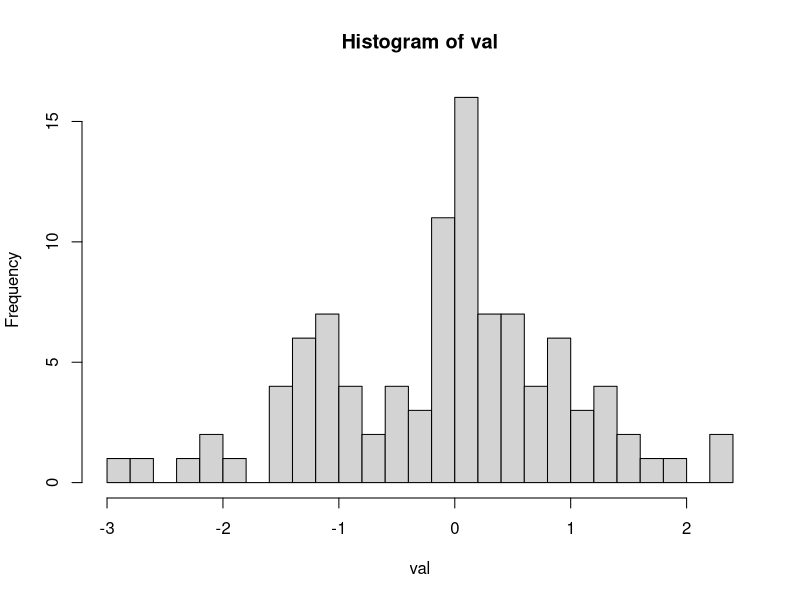
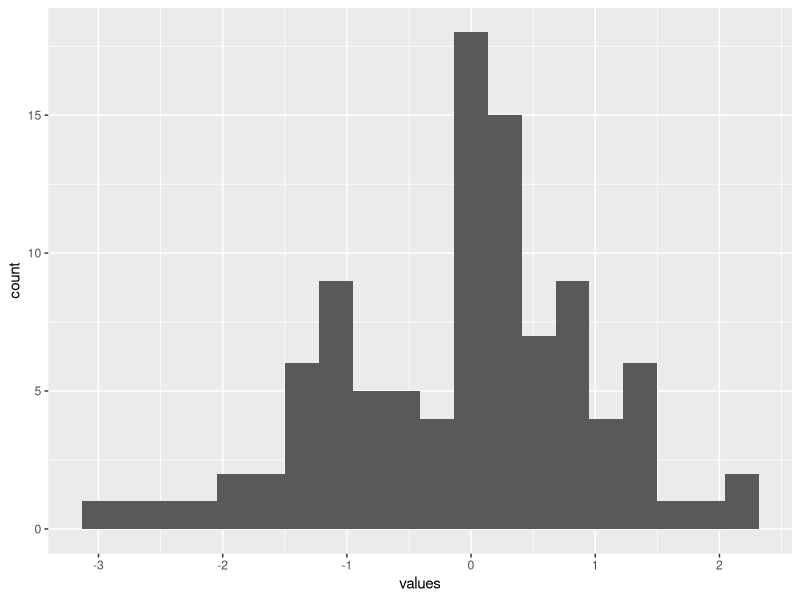
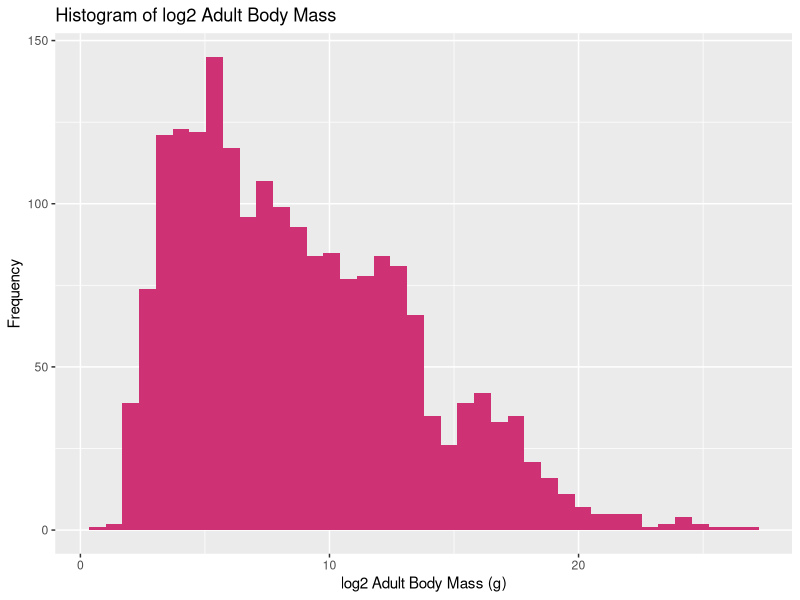
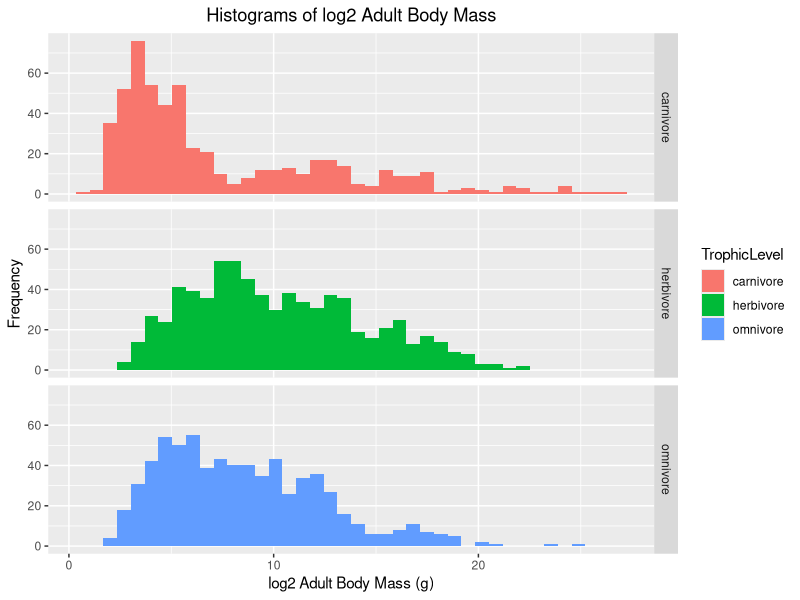
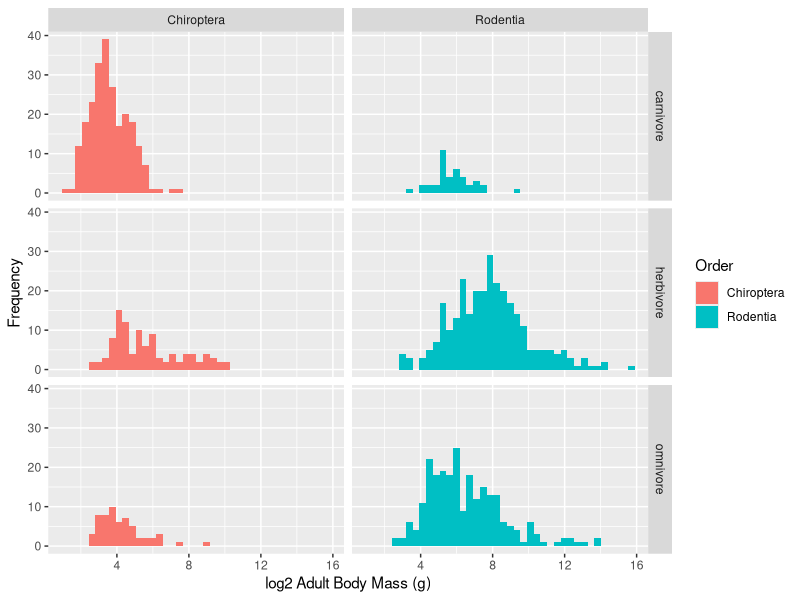
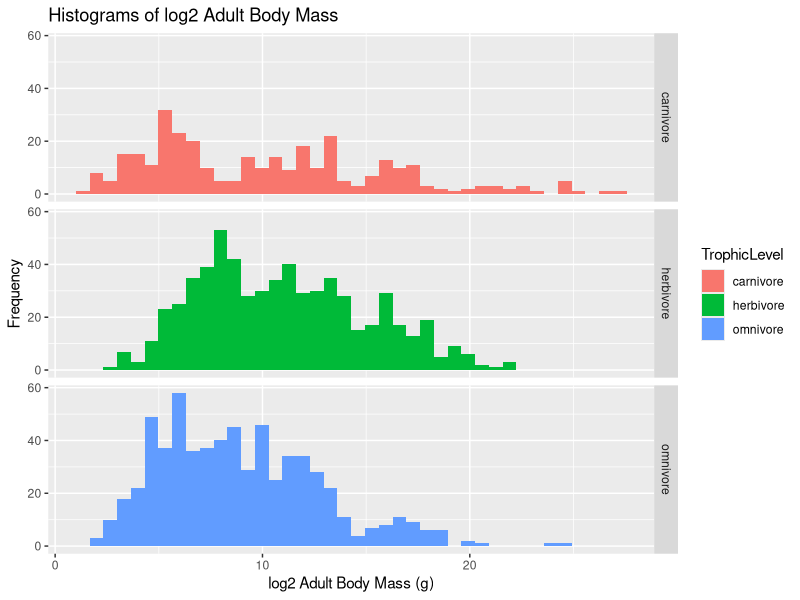

Generate these figures, in order, with R:
## ---- chunk 1
knitr::opts_chunk$set(echo = TRUE)

# Load packages
library(dplyr)    # tidyverse data frame manipulation package
library(tidyr)    # functions to help clean data
library(readxl)   # read excel files
library(ggplot2)  # highly customizable plots
library(broom)    # clean up linear model results
## ---- chunk 2
# Simulates 100 observations from a normal distribution
# and plots a histogram
val <- rnorm(n = 100)
hist(val, breaks = 20) 
## ---- chunk 3
# The ggplot version of the same plot
ggplot(data = tibble(values = val),
       mapping = aes(x = values)) +
geom_histogram(bins = 20)
## ---- chunk 4
# The data is spread across 3 sheets in an excel file. We need to 
# combine these data into one table/data frame.

# na = "NA" tells read_xlsx how missing values appear in the data
# the default is empty cells. Run "?read_xlsx" for more info
sheet1 <- read_xlsx(path = "PanTHERIA.xlsx", sheet = 1, na = "NA")
sheet2 <- read_xlsx(path = "PanTHERIA.xlsx", sheet = 2, na = "NA")
sheet3 <- read_xlsx(path = "PanTHERIA.xlsx", sheet = 3, na = "NA")

# rbind (row-bind) combines data frames by row
pantheria <- rbind(sheet1, sheet2, sheet3)
## ---- chunk 5
# How many rows and columns are there?
nrow(pantheria)
ncol(pantheria)
## ---- chunk 6
# What does the data look like?
head(pantheria)
## ---- chunk 7
# Pipes (|>) work by passing the data in front of the pipe to the first argument
# of the function after it, this prevents a lot of nested function calls and makes
# code easier to read.

pantheria <- pantheria |>     # Passes pantheria as the first argument of select
  select(Order,   
         Family,               # select returns the specified columns
         Genus,                
         Species,
         TrophicLevel,
         AdultBodyMass_g) |>
  drop_na() |>                # Remove any rows that have NAs
  distinct()                   # Remove any duplicate rows
## ---- chunk 8
unique(pantheria$TrophicLevel) # unique elements of a vector
## ---- chunk 9
# mutate allows us to add columns or modify existing ones
pantheria <- pantheria |>
  mutate(TrophicLevel = tolower(TrophicLevel)) # Make column lowercase
## ---- chunk 10
pantheria |>
  group_by(TrophicLevel) |>                            # Group observations by this column
  summarize(Mean = mean(AdultBodyMass_g),               # Summarize will calculate these group wise
            `Standard Deviation` = sd(AdultBodyMass_g), # Quasi quotation lets us add spaces to column names
            Min = min(AdultBodyMass_g),
            Max = max(AdultBodyMass_g)) |>
  ungroup() |>
  arrange(desc(Mean))                                   # Order the data frame by descending mean body mass
## ---- chunk 11
# ggplot2 constructs graphics in layers, each layer is separated by "+"
# x and y values are supplied in aes(), the type of plot is specified using
# the "geom" functions

ggplot(data = pantheria,                             # input data
       mapping =  aes(x = log2(AdultBodyMass_g))) + # log2 transform adult body mass
  geom_histogram(fill = "#CE3274",                   # type of plot
                 bins = 40) + 
  xlab(label = "log2 Adult Body Mass (g)") +        # x label
  ylab(label = "Frequency") +                        # y label
  labs(title = "Histogram of log2 Adult Body Mass") # title 
## ---- chunk 12
pantheria |>
  ggplot(aes(x = log2(AdultBodyMass_g), fill = TrophicLevel)) + # Color by trophic level
  geom_histogram(bins = 40) +
  facet_grid(rows = vars(TrophicLevel)) +                        # Split the plot into rows by trophic level
  ylab(label = "Frequency") + 
  xlab(label = "log2 Adult Body Mass (g)") + 
  labs(title = "Histograms of log2 Adult Body Mass") +
  theme(plot.title = element_text(hjust = 0.5))                  # Center the plot title
## ---- chunk 13
# Your code 
pantheria |>
  group_by(Order) |>
  summarise(n = n()) |>
  arrange(desc(n))

## ---- chunk 14

top_orders <- c("Rodentia", "Chiroptera") # Character vector of the top 2 Orders from above
# filter uses a conditional to select rows from the data
pantheria |>
  filter(Order %in% top_orders) |>
  ggplot(aes(x = log2(AdultBodyMass_g), fill = Order)) +
  geom_histogram(bins = 40) +
  facet_grid(rows = vars(TrophicLevel),
             cols = vars(Order)) +
  ylab(label = "Frequency") + 
  xlab(label = "log2 Adult Body Mass (g)") + 
  theme(plot.title = element_text(hjust = 0.5))   
## ---- chunk 15
pantheria |>
  filter(Order != "Chiroptera") |>
  ggplot(aes(x = log2(AdultBodyMass_g),fill = TrophicLevel)) + # Color by trophic level
  geom_histogram(bins = 40) +
  facet_grid(rows = vars(TrophicLevel)) +                       # Split the plot into rows by trophic level
  ylab(label = "Frequency") + 
  xlab(label = "log2 Adult Body Mass (g)") + 
  labs(title = "Histograms of log2 Adult Body Mass")
## ---- chunk 16
# Set the reference level to herbivore
pantheria <- pantheria |>
  mutate(TrophicLevel = factor(TrophicLevel,
                               levels = c("herbivore","omnivore","carnivore")))

lm(data = pantheria, log2(AdultBodyMass_g) ~ TrophicLevel) |>
  tidy()
## ---- chunk 17
# Remove Chiroptera
pantheria <- pantheria |>
  filter(Order != "Chiroptera")

lm(data = pantheria, log2(AdultBodyMass_g) ~ TrophicLevel) |>
  tidy()
## ---- chunk 18
available_datasets <- data() 
available_datasets$results |>
  as_tibble() |>
  select(-LibPath) |> knitr::kable()
